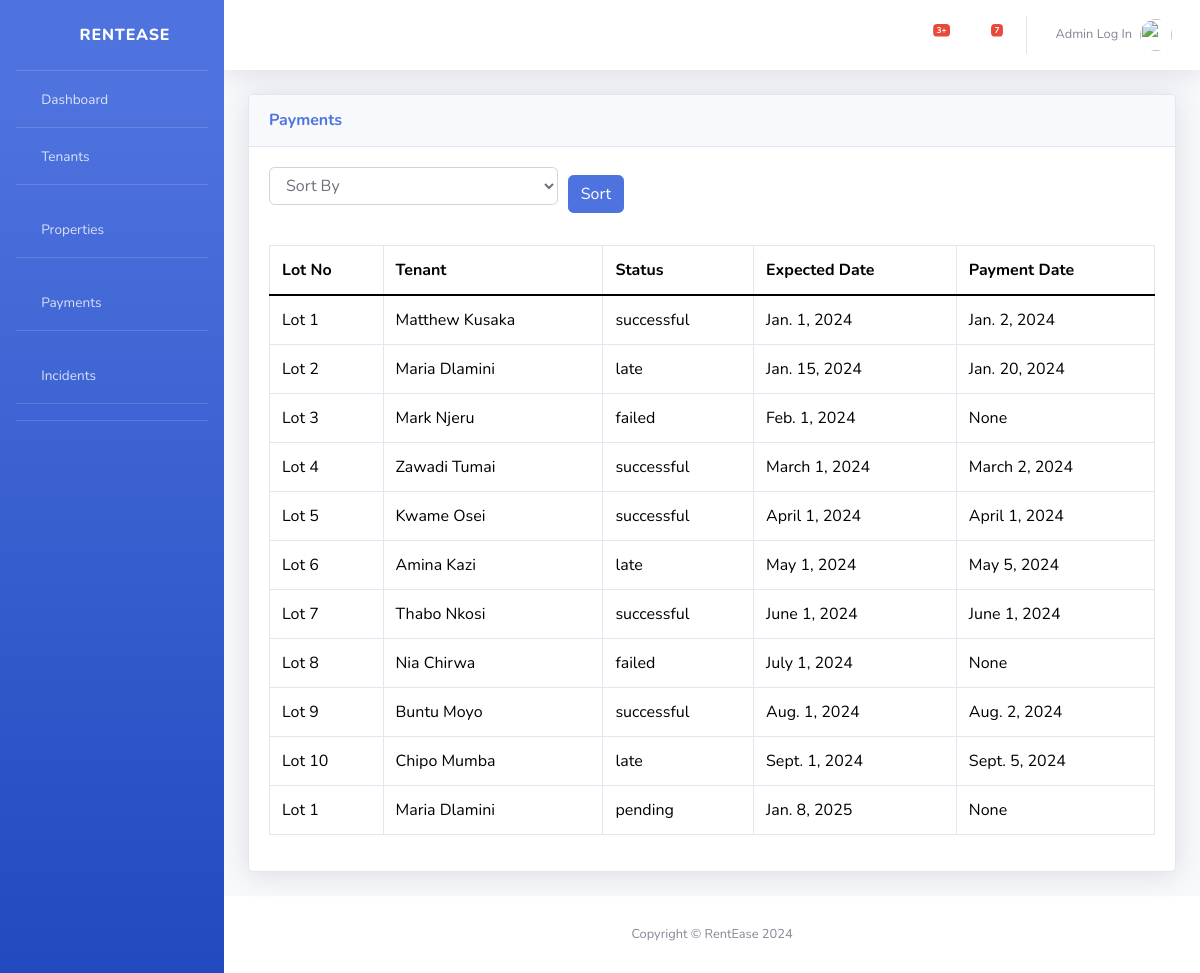
/payments/, run on an earlier commit of the app's database.
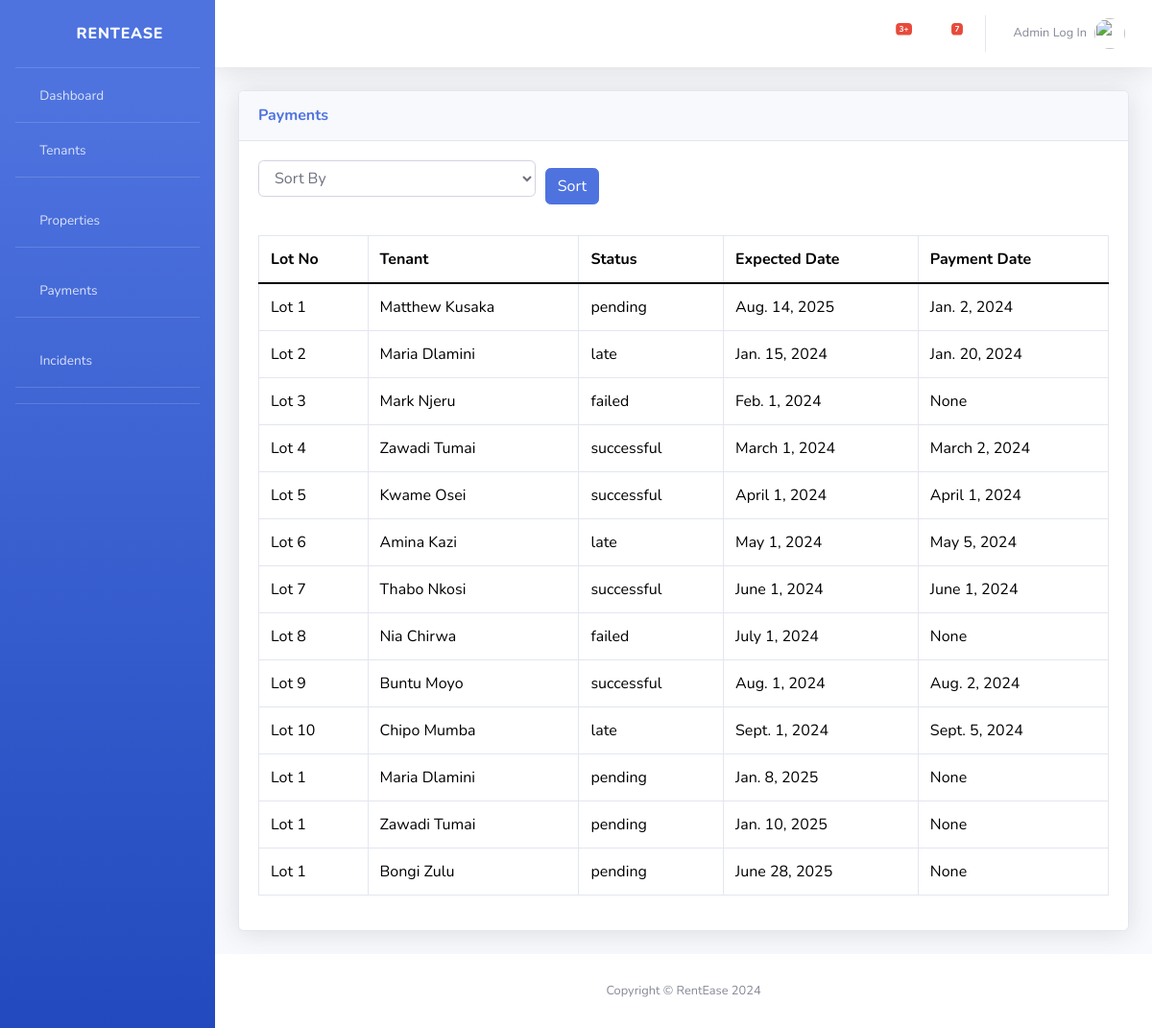
And on a later commit of the database.
### main/models.py (models this page shows, shortened)
class Payments(models.Model):
    lot_no = models.ForeignKey(Properties, on_delete=models.CASCADE)
    tenant = models.ForeignKey(Tenants, on_delete=models.CASCADE, related_name='payments')
    status = models.CharField(max_length=100)  # successful, late, failed
    payment_amount = models.DecimalField(max_digits=10, decimal_places=2, default=0000.00)
    expected_date = models.DateField()
    payment_date = models.DateField(null=True, blank=True)
    created_at = models.DateTimeField(auto_now_add=True)
    updated_at = models.DateTimeField(auto_now=True)

class Properties(models.Model):
    lot_no = models.IntegerField(unique=True)
    tenant = models.ForeignKey(Tenants, on_delete=models.CASCADE, related_name='properties', null=True, blank=True)
    area = models.DecimalField(max_digits=5, decimal_places=2)
    price = models.DecimalField(max_digits=10, decimal_places=2)
    available = models.BooleanField(default=True)
    def __str__(self):
        return f"Lot {self.lot_no}"

class Tenants(models.Model):
    name = models.CharField(max_length=100)
    email = models.CharField(max_length=100)
    phone = models.CharField(max_length=15, unique=True)
    adm_no = models.CharField(max_length=100, unique=True)
    def __str__(self):
        return self.name

### main/views.py (the view)
# urls.py: path('payments/', views.payments_view, name='payments'),
def payments_view(request):
    sort_by = request.GET.get('sort_by', '')
    payments = Payments.objects.all()
    if sort_by:
        payments = payments.order_by(sort_by)
    return render(request, 'payments.html', {'payments': payments, 'request': request})
    return render(request, 'payments.html', {'payments': payments})

### templates/payments.html (shortened to what this page needs)
{% extends 'master.html' %}
{% load static %}
{% block content %}
    <div class="card shadow mb-4">
        <div class="card-header py-3">
            <h6 class="m-0 font-weight-bold text-primary">Payments</h6>
        </div>
        <div class="card-body">
            <form method="GET" class="mb-4">
                <div class="form-row align-items-center">
                    <div class="col-md-4 mb-3">
                        <select name="sort_by" class="form-control">
                            <option value="">Sort By</option>
                        </select>
                    </div>
                    <div class="col-auto">
                        <button type="submit" class="btn btn-primary">Sort</button>
                    </div>
                </div>
            </form>
            <div class="table-responsive">
                <table class="table table-bordered" id="dataTable" width="100%" cellspacing="0">
                    <thead>
                        <tr>
                            <th>Lot No</th>
                            <th>Tenant</th>
                            <th>Status</th>
                            <th>Expected Date</th>
                            <th>Payment Date</th>
                        </tr>
                    </thead>
                    <tbody>
                        {% for payment in payments %}
                            <tr>
                                <td>{{ payment.lot_no }}</td>
                                <td>{{ payment.tenant }}</td>
                                <td>{{ payment.status }}</td>
                                <td>{{ payment.expected_date }}</td>
                                <td>{{ payment.payment_date }}</td>
                            </tr>
                        {% endfor %}
                    </tbody>
                </table>
            </div>
        </div>
    </div>
{% endblock content %}

### templates/master.html (shortened to what this page needs)
{% load static %}
<!DOCTYPE html>
<html lang="en">
<head>
    <link href="{% static 'vendor/fontawesome-free/css/all.min.css' %}" rel="stylesheet" type="text/css">
    <link href="{% static 'css/sb-admin-2.min.css' %}" rel="stylesheet">
</head>
<body id="page-top">
<div id="wrapper">
    <ul class="navbar-nav bg-gradient-primary sidebar sidebar-dark accordion" id="accordionSidebar">
        <a class="sidebar-brand d-flex align-items-center justify-content-center" href="{% url 'dashboard' %}">
            <div class="sidebar-brand-icon rotate-n-15">
                <i class="fas fa-building"></i>
            </div>
            <div class="sidebar-brand-text mx-3">RentEase</div>
        </a>
        <hr class="sidebar-divider my-0">
        <li class="nav-item">
            <a class="nav-link" href="{% url 'dashboard' %}">
                <i class="fas fa-fw fa-tachometer-alt"></i>
                <span>Dashboard</span></a>
        </li>
        <hr class="sidebar-divider my-0">
        <li class="nav-item">
            <a class="nav-link" href="{% url 'tenants' %}">
                <i class="fas fa-fw fa-users"></i>
                <span>Tenants</span></a>
        </li>
        <hr class="sidebar-divider">
        <li class="nav-item">
            <a class="nav-link" href="{% url 'properties' %}">
                <i class="fas fa-fw fa-building"></i>
                <span>Properties</span></a>
        </li>
        <hr class="sidebar-divider">
        <li class="nav-item">
            <a class="nav-link" href="{% url 'payments' %}">
                <i class="fas fa-fw fa-dollar-sign"></i>
                <span>Payments</span></a>
        </li>
        <hr class="sidebar-divider">
        <li class="nav-item">
            <a class="nav-link" href="{% url 'incidents' %}">
                <i class="fas fa-fw fa-plus-square"></i>
                <span>Incidents</span></a>
        </li>
        <hr class="sidebar-divider">
        <hr class="sidebar-divider my-0">
    </ul>
    <div id="content-wrapper" class="d-flex flex-column">
        <div id="content">
            <nav class="navbar navbar-expand navbar-light bg-white topbar mb-4 static-top shadow">
                <ul class="navbar-nav ml-auto">
                    <li class="nav-item dropdown no-arrow mx-1">
                        <a class="nav-link dropdown-toggle" href="#" id="accessibility" role="button"
                           data-toggle="dropdown" aria-haspopup="true" aria-expanded="false">
                            <i class="fas fa-eye"></i>
                        </a>
                    <li class="nav-item dropdown no-arrow mx-1">
                        <a class="nav-link dropdown-toggle" href="#" id="alertsDropdown" role="button"
                           data-toggle="dropdown" aria-haspopup="true" aria-expanded="false">
                            <i class="fas fa-bell fa-fw"></i>
                            <span class="badge badge-danger badge-counter">3+</span>
                        </a>
                    </li>
                    <li class="nav-item dropdown no-arrow mx-1">
                        <a class="nav-link dropdown-toggle" href="#" id="messagesDropdown" role="button"
                           data-toggle="dropdown" aria-haspopup="true" aria-expanded="false">
                            <i class="fas fa-envelope fa-fw"></i>
                            <span class="badge badge-danger badge-counter">7</span>
                        </a>
                    </li>
                    <li class="nav-item dropdown no-arrow">
    <a class="nav-link dropdown-toggle" href="/admin/" id="userDropdown" role="button"
       data-toggle="dropdown" aria-haspopup="true" aria-expanded="false">
        <span class="mr-2 d-none d-lg-inline text-gray-600 small">Admin Log In</span>
        <img class="img-profile rounded-circle" src="{% static 'img/undraw_profile.svg' %}">
    </a>
</li>
                </ul>
            </nav>
            <div class="container-fluid">
                {% block content %}{% endblock %}
            </div>
        </div>
        <footer class="sticky-footer bg-white">
            <div class="container my-auto">
                <div class="copyright text-center my-auto">
                    <span>Copyright &copy; RentEase 2024</span>
                </div>
            </div>
        </footer>
    </div>
</div>

What changed in the data, as far as the page shows it:
changed Payments "Matthew Kusaka": status "successful" → "pending"; expected_date "Jan. 1, 2024" → "Aug. 14, 2025"
added Payments: lot_no "Lot 1", tenant "Zawadi Tumai", status "pending", expected_date "Jan. 10, 2025", payment_date "None"
added Payments: lot_no "Lot 1", tenant "Bongi Zulu", status "pending", expected_date "June 28, 2025", payment_date "None"
